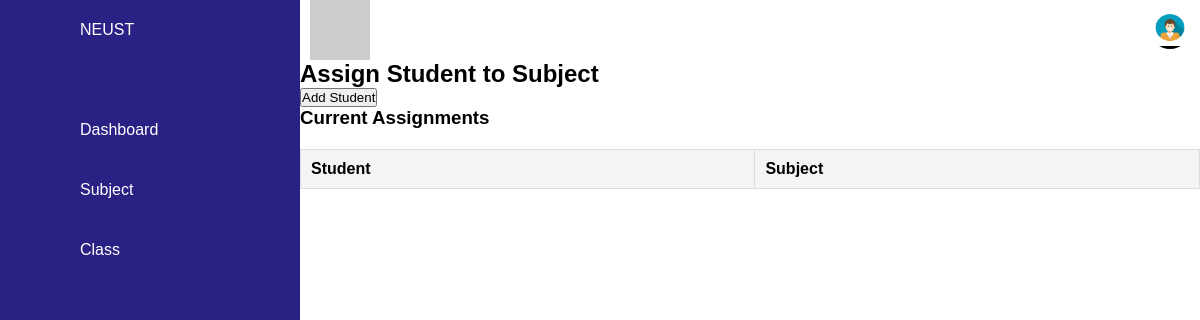
The page /assign_student.php on the database as committed earlier.
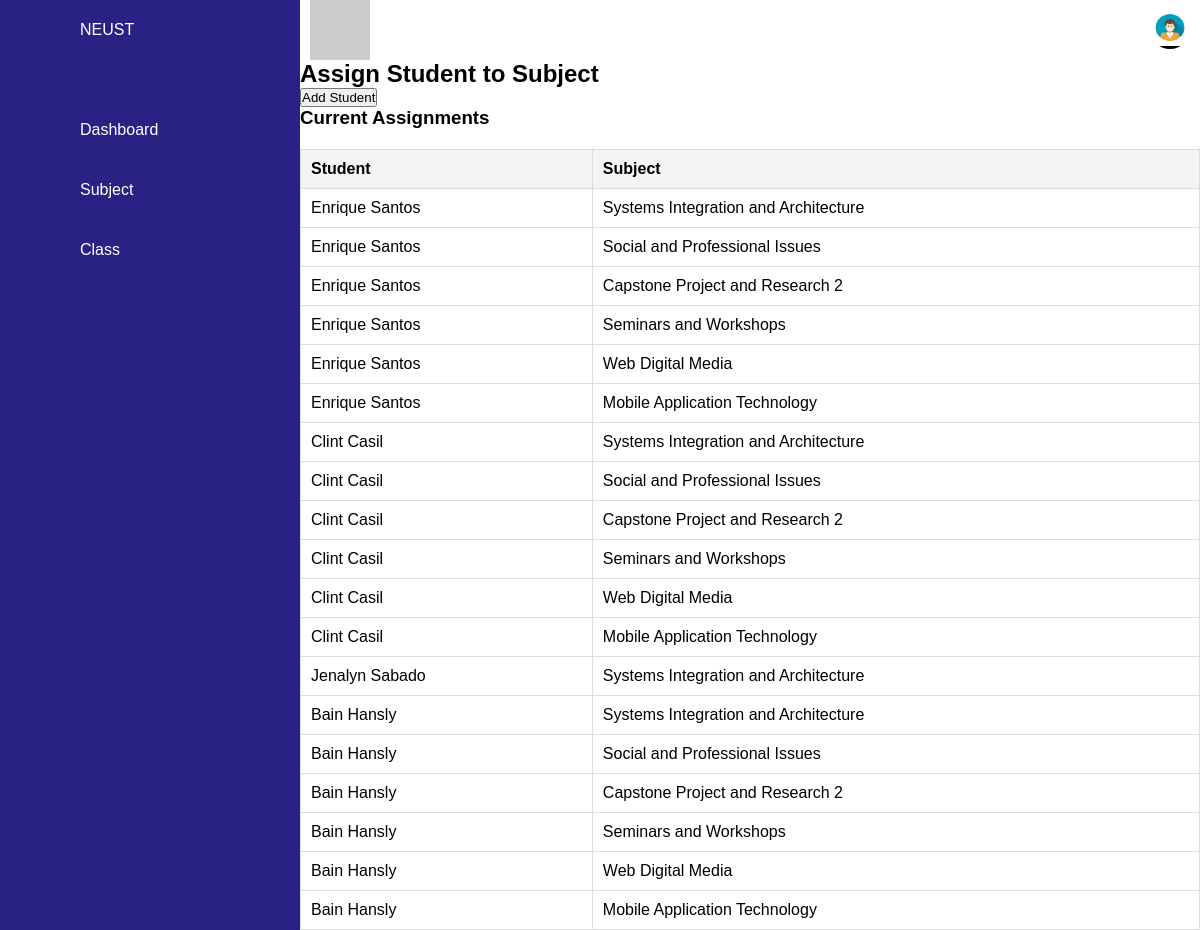
The same page on the database as committed later.
### tables this page shows
CREATE TABLE `users` (
  `user_id` int(11) NOT NULL,
  `fname` varchar(100) NOT NULL,
  `mname` varchar(100) DEFAULT NULL,
  `lname` varchar(100) NOT NULL,
  `suffixname` varchar(20) DEFAULT NULL,
  `contact_no` varchar(20) NOT NULL,
  `houseno` int(20) NOT NULL,
  `street` varchar(100) NOT NULL,
  `barangay` varchar(100) NOT NULL,
  `city` varchar(100) NOT NULL,
  `province` varchar(100) NOT NULL,
  `postalcode` varchar(25) NOT NULL,
  `birthdate` date NOT NULL DEFAULT curdate(),
  `gender` enum('Female','Male') NOT NULL,
  `role` enum('Admin','Student','Instructor') NOT NULL,
  `email` varchar(100) NOT NULL,
  `password` varchar(100) DEFAULT NULL,
  `is_archived` tinyint(1) DEFAULT 0
);

CREATE TABLE `subject` (
  `sub_id` int(11) NOT NULL,
  `code` varchar(50) NOT NULL,
  `subjects` varchar(100) NOT NULL,
  `lec` int(11) NOT NULL,
  `lab` int(11) DEFAULT 0,
  `credit` int(11) NOT NULL,
  `description` text DEFAULT NULL
);

### assign_student.php (the view, shortened to what this page needs)
<?php
$servername = "localhost";
$username = "root";
$password = "";
$dbname = "cap";
$conn = new mysqli($servername, $username, $password, $dbname);
?>
<!DOCTYPE html>
<html lang="en">
<head>
    <link rel="stylesheet" href="style.css">
</head>
<body>
    <div class="containerr">
        <div class="navigation">
            <ul>
                <li><a href="index.php"><span class="icon"><ion-icon name="school"></ion-icon></span><span
                            class="title">NEUST</span></a></li>
                <li id="dashboard"><a href="dashboard.php"><span class="icon"></span><span class="title">Dashboard</span></a></li>
                <li id="subject"><a href="subject.php"><span class="icon"></span><span class="title">Subject</span></a></li>
                <li id="class"><a href="class.php"><span class="icon"><ion-icon name="desktop"></ion-icon></span><span
                            class="title">Class</span></a></li>
            </ul>
        </div>
        <div class="main">
            <div class="topbar">
                <div class="toggle">
                </div>
                <div class="user">
                    <div class="dropdown">
                        <button class="dropdown-btn">
                            <img src="/img/admin.jpg" alt="User Profile" class="profile-img">
                        </button>
                    </div>
                </div>
            </div>
            <h2>Assign Student to Subject</h2>
            <button id="openModalBtn">Add Student</button>
            <h3>Current Assignments</h3>
            <table class="table">
                <thead>
                    <tr>
                        <th>Student</th>
                        <th>Subject</th>
                    </tr>
                </thead>
                <tbody>
                    <?php
                    $assignmentsQuery = "
                    SELECT st.user_id, su.sub_id, st.fname, st.lname, su.subjects
                    FROM class_teacher ct
                    JOIN users st ON ct.user_id = st.user_id
                    JOIN subject su ON ct.sub_id = su.sub_id
                    WHERE ct.teacher_type = 'student'
                ";
                    $assignmentsResult = $conn->query($assignmentsQuery);
                    while ($assignment = $assignmentsResult->fetch_assoc()):
                        ?>
                        <tr>
                            <td><?php echo $assignment['fname'] . ' ' . $assignment['lname']; ?></td>
                            <td><?php echo $assignment['subjects']; ?></td>
                        </tr>
                    <?php endwhile; ?>
                </tbody>
            </table>
        </div>
    </div>
</body>
</html>

Rows that differ between the two databases and show on the page:
now on this page (row unchanged): users: fname "Enrique", lname "Santos", subject.subjects "Systems Integration and Architecture", subject.subjects "Social and Professional Issues", subject.subjects "Capstone Project and Research 2", subject.subjects "Seminars and Workshops", subject.subjects "Web Digital Media", subject.subjects "Mobile Application Technology"
added users: fname "Clint", lname "Casil", subject.subjects "Systems Integration and Architecture", subject.subjects "Social and Professional Issues", subject.subjects "Capstone Project and Research 2", subject.subjects "Seminars and Workshops", subject.subjects "Web Digital Media", subject.subjects "Mobile Application Technology"
now on this page (row unchanged): users: fname "Jenalyn", lname "Sabado", subject.subjects "Systems Integration and Architecture"
added users: fname "Bain", lname "Hansly", subject.subjects "Systems Integration and Architecture", subject.subjects "Social and Professional Issues", subject.subjects "Capstone Project and Research 2", subject.subjects "Seminars and Workshops", subject.subjects "Web Digital Media", subject.subjects "Mobile Application Technology"
